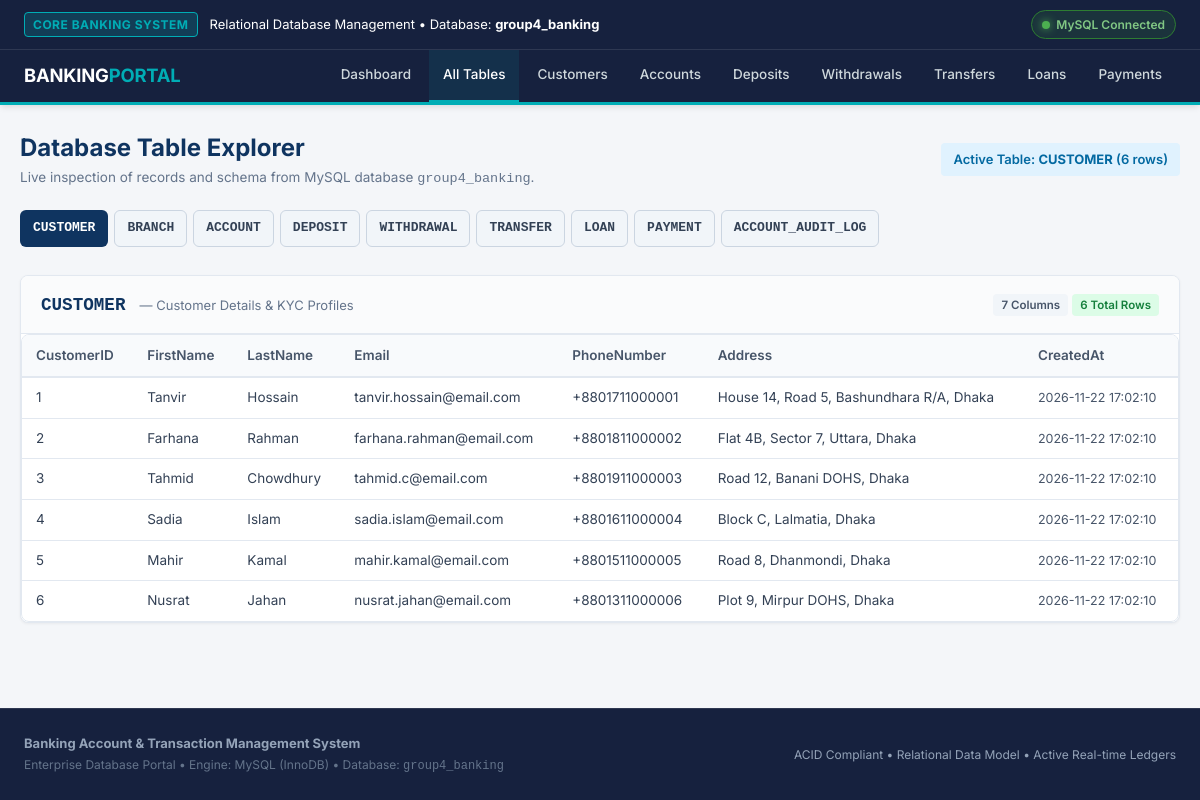
/tables.php, run on the app's committed database.
### tables this page shows
CREATE TABLE CUSTOMER (
    CustomerID INT AUTO_INCREMENT PRIMARY KEY,
    FirstName VARCHAR(50) NOT NULL,
    LastName VARCHAR(50) NOT NULL,
    Email VARCHAR(100) NOT NULL UNIQUE,
    PhoneNumber VARCHAR(20) NOT NULL,
    Address VARCHAR(255) NOT NULL,
    CreatedAt DATETIME DEFAULT CURRENT_TIMESTAMP
);

### config/db.php (called while the page is built, shortened)
<?php
$db = null;
function isDBConnected() {
    global $db;
    return ($db !== null);
}

### tables.php (the view, shortened to what this page needs)
<?php
require_once __DIR__ . '/config/db.php';
$validTables = [
    'CUSTOMER' => 'Customer Details & KYC Profiles',
    'BRANCH' => 'Bank Branch Offices',
    'ACCOUNT' => 'Customer Accounts & Live Balances',
    'DEPOSIT' => 'Deposit Transaction Logs',
    'WITHDRAWAL' => 'Withdrawal Transaction Logs',
    'TRANSFER' => 'Inter-Account Fund Transfers',
    'LOAN' => 'Loan Facilities & Terms',
    'PAYMENT' => 'Loan Installment Repayments',
    'ACCOUNT_AUDIT_LOG' => 'Automated Trigger Audit Log'
];
$selectedTable = isset($_GET['t']) && array_key_exists($_GET['t'], $validTables) ? $_GET['t'] : 'CUSTOMER';
$pdo = getDBConnection();
$rows = [];
$columns = [];
$tableError = null;
$totalCount = 0;
if ($pdo) {
    try {
        $stmt = $pdo->query("SELECT * FROM `{$selectedTable}` LIMIT 100");
        $rows = $stmt->fetchAll(PDO::FETCH_ASSOC);
        if (!empty($rows)) {
            $columns = array_keys($rows[0]);
        } else {
            $colStmt = $pdo->query("DESCRIBE `{$selectedTable}`");
            $columns = $colStmt->fetchAll(PDO::FETCH_COLUMN);
        }
        $countStmt = $pdo->query("SELECT COUNT(*) FROM `{$selectedTable}`");
        $totalCount = (int)$countStmt->fetchColumn();
    } catch (Exception $e) {
        $tableError = $e->getMessage();
    }
}
require_once __DIR__ . '/includes/header.php';
?>
<div style="display: flex; justify-content: space-between; align-items: center; margin-bottom: 20px; flex-wrap: wrap; gap: 12px;">
    <div>
        <h1 style="font-size: 1.5rem; color: #0f3460; font-weight: 700;">Database Table Explorer</h1>
        <p style="color: #64748b; font-size: 13.5px;">Live inspection of records and schema from MySQL database <code>group4_banking</code>.</p>
    </div>
    <div>
        <span class="badge badge-primary" style="font-size: 13px; padding: 6px 12px;">
            Active Table: <strong><?php echo htmlspecialchars($selectedTable); ?></strong> (<?php echo $totalCount; ?> rows)
        </span>
    </div>
</div>
<div style="display: flex; gap: 6px; overflow-x: auto; padding-bottom: 12px; margin-bottom: 16px;">
    <?php foreach ($validTables as $tName => $tDesc): ?>
        <a href="tables.php?t=<?php echo urlencode($tName); ?>"
           class="btn <?php echo ($selectedTable === $tName) ? 'btn-primary' : 'btn-secondary'; ?>"
           style="font-size: 13px; padding: 7px 12px; white-space: nowrap;">
            <code><?php echo $tName; ?></code>
        </a>
    <?php endforeach; ?>
</div>
<div class="card">
    <div class="card-header">
        <div>
            <h3 style="display: inline-block; margin-right: 10px;"><code><?php echo htmlspecialchars($selectedTable); ?></code></h3>
            <span style="color: #64748b; font-size: 13px;">&mdash; <?php echo htmlspecialchars($validTables[$selectedTable]); ?></span>
        </div>
        <div>
            <span class="badge badge-secondary"><?php echo count($columns); ?> Columns</span>
            <span class="badge badge-success"><?php echo $totalCount; ?> Total Rows</span>
        </div>
    </div>
    <div class="card-body" style="padding: 0;">
        <?php if ($tableError): ?>
            <div class="alert alert-warning" style="margin: 20px;">
                <strong>Query Error:</strong> <?php echo htmlspecialchars($tableError); ?>
            </div>
        <?php elseif (empty($rows)): ?>
            <div style="padding: 24px; text-align: center; color: #64748b;">
                <p>No records currently found in <code><?php echo htmlspecialchars($selectedTable); ?></code>.</p>
            </div>
        <?php else: ?>
            <div class="table-responsive">
                <table class="data-table">
                    <thead>
                        <tr>
                            <?php foreach ($columns as $col): ?>
                                <th><?php echo htmlspecialchars($col); ?></th>
                            <?php endforeach; ?>
                        </tr>
                    </thead>
                    <tbody>
                        <?php foreach ($rows as $row): ?>
                            <tr>
                                <?php foreach ($columns as $col):
                                    $val = $row[$col] ?? null;
                                ?>
                                    <td>
                                        <?php
                                        if ($val === null) {
                                            echo '<span style="color: #94a3b8; font-style: italic;">NULL</span>';
                                        } elseif (strpos($col, 'Balance') !== false || strpos($col, 'Amount') !== false) {
                                            echo '<strong>' . formatCurrency($val) . '</strong>';
                                        } elseif (strpos($col, 'Date') !== false || strpos($col, 'At') !== false) {
                                            echo '<span style="font-size: 12.5px; color: #475569;">' . htmlspecialchars($val) . '</span>';
                                        } elseif ($col === 'Status' || $col === 'LoanStatus') {
                                            $badgeClass = ($val === 'Active' || $val === 'Completed') ? 'badge-success' : (($val === 'Frozen' || $val === 'Defaulted') ? 'badge-danger' : 'badge-warning');
                                            echo '<span class="badge ' . $badgeClass . '">' . htmlspecialchars($val) . '</span>';
                                        } else {
                                            echo htmlspecialchars($val);
                                        }
                                        ?>
                                    </td>
                                <?php endforeach; ?>
                            </tr>
                        <?php endforeach; ?>
                    </tbody>
                </table>
            </div>
        <?php endif; ?>
    </div>
</div>
<?php require_once __DIR__ . '/includes/footer.php'; ?>

### includes/header.php (shortened to what this page needs)
<?php
require_once __DIR__ . '/../config/db.php';
$currentPage = basename($_SERVER['PHP_SELF']);
$currentTable = $_GET['t'] ?? '';
$isConnected = isDBConnected();
?>
<!DOCTYPE html>
<html lang="en">
<head>
    <link rel="stylesheet" href="public/css/style.css">
</head>
<body>
<header class="site-header">
    <div class="header-top">
        <div class="uni-brand">
            <span class="uni-badge">CORE BANKING SYSTEM</span>
            <span>Relational Database Management &bull; Database: <strong>group4_banking</strong></span>
        </div>
        <div>
            <?php if ($isConnected): ?>
                <span class="db-status-pill connected" title="Connected to MySQL database group4_banking">
                    <span class="status-dot online"></span> MySQL Connected
                </span>
            <?php else: ?>
                <span class="db-status-pill offline" title="Database offline or not configured. Falling back to diagnostic mode.">
                    <span class="status-dot offline"></span> DB Disconnected
                </span>
            <?php endif; ?>
        </div>
    </div>
    <div class="header-nav">
        <a href="index.php" class="project-title">
            BANKING<span>PORTAL</span>
        </a>
        <nav>
            <ul class="nav-links">
                <li><a href="index.php" class="nav-link <?php echo ($currentPage == 'index.php') ? 'active' : ''; ?>">Dashboard</a></li>
                <li><a href="tables.php" class="nav-link <?php echo ($currentPage == 'tables.php' && empty($currentTable)) ? 'active' : ''; ?>">All Tables</a></li>
                <li><a href="tables.php?t=CUSTOMER" class="nav-link <?php echo ($currentTable == 'CUSTOMER') ? 'active' : ''; ?>">Customers</a></li>
                <li><a href="tables.php?t=ACCOUNT" class="nav-link <?php echo ($currentTable == 'ACCOUNT') ? 'active' : ''; ?>">Accounts</a></li>
                <li><a href="tables.php?t=DEPOSIT" class="nav-link <?php echo ($currentTable == 'DEPOSIT') ? 'active' : ''; ?>">Deposits</a></li>
                <li><a href="tables.php?t=WITHDRAWAL" class="nav-link <?php echo ($currentTable == 'WITHDRAWAL') ? 'active' : ''; ?>">Withdrawals</a></li>
                <li><a href="tables.php?t=TRANSFER" class="nav-link <?php echo ($currentTable == 'TRANSFER') ? 'active' : ''; ?>">Transfers</a></li>
                <li><a href="tables.php?t=LOAN" class="nav-link <?php echo ($currentTable == 'LOAN') ? 'active' : ''; ?>">Loans</a></li>
                <li><a href="tables.php?t=PAYMENT" class="nav-link <?php echo ($currentTable == 'PAYMENT') ? 'active' : ''; ?>">Payments</a></li>
            </ul>
        </nav>
    </div>
</header>
<main class="container">

### includes/footer.php (shortened to what this page needs)
</main>
<footer class="site-footer">
    <div class="footer-content">
        <div>
            <strong>Banking Account &amp; Transaction Management System</strong><br>
            <span style="font-size: 12px; color: #64748b;">Enterprise Database Portal &bull; Engine: MySQL (InnoDB) &bull; Database: <code>group4_banking</code></span>
        </div>
        <div style="font-size: 12px; color: #94a3b8;">
            ACID Compliant &bull; Relational Data Model &bull; Active Real-time Ledgers
        </div>
    </div>
</footer>
</body>
</html>

### data on the page
customer: CustomerID "1", FirstName "Tanvir", LastName "Hossain", Email "tanvir.hossain@email.com", PhoneNumber "+8801711000001", Address "House 14, Road 5, Bashundhara R/A, Dhaka", CreatedAt "2026-11-22 17:02:10"
customer: CustomerID "2", FirstName "Farhana", LastName "Rahman", Email "farhana.rahman@email.com", PhoneNumber "+8801811000002", Address "Flat 4B, Sector 7, Uttara, Dhaka", CreatedAt "2026-11-22 17:02:10"
customer: CustomerID "3", FirstName "Tahmid", LastName "Chowdhury", Email "tahmid.c@email.com", PhoneNumber "+8801911000003", Address "Road 12, Banani DOHS, Dhaka", CreatedAt "2026-11-22 17:02:10"
customer: CustomerID "4", FirstName "Sadia", LastName "Islam", Email "sadia.islam@email.com", PhoneNumber "+8801611000004", Address "Block C, Lalmatia, Dhaka", CreatedAt "2026-11-22 17:02:10"
customer: CustomerID "5", FirstName "Mahir", LastName "Kamal", Email "mahir.kamal@email.com", PhoneNumber "+8801511000005", Address "Road 8, Dhanmondi, Dhaka", CreatedAt "2026-11-22 17:02:10"
customer: CustomerID "6", FirstName "Nusrat", LastName "Jahan", Email "nusrat.jahan@email.com", PhoneNumber "+8801311000006", Address "Plot 9, Mirpur DOHS, Dhaka", CreatedAt "2026-11-22 17:02:10"

### other printed values
$selectedTable "CUSTOMER"
$totalCount "6"
$tName "CUSTOMER"
$tName "BRANCH"
$tName "ACCOUNT"
$tName "DEPOSIT"
$tName "WITHDRAWAL"
$tName "TRANSFER"
$tName "LOAN"
$tName "PAYMENT"
$tName "ACCOUNT_AUDIT_LOG"
$validTables[$selectedTable] "Customer Details & KYC Profiles"
count($columns) "7"
$col "CustomerID"
$col "FirstName"
